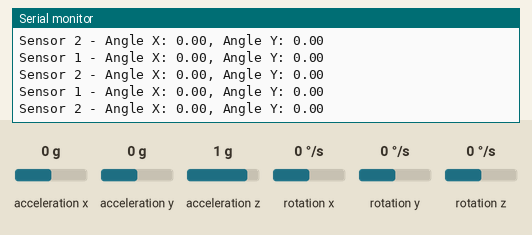
Recording of a sketch running on a simulated Arduino Uno, built with avr-gcc and run on an emulated ATmega328P. Shown: the last lines printed to the serial monitor. Wiring (inferred from the names in the program): MPU-6050 motion sensor at I2C address 0x68; MPU-6050 motion sensor at I2C address 0x69. The test bench sets the inputs (shaded band); at power-on: acceleration x 0 g, acceleration y 0 g, rotation x 0 °/s, rotation y 0 °/s, acceleration z 1 g, rotation z 0 °/s.

Above: at 1.3 s.
1.4 s: acceleration x set to 0.8 g
At 2.4 s:
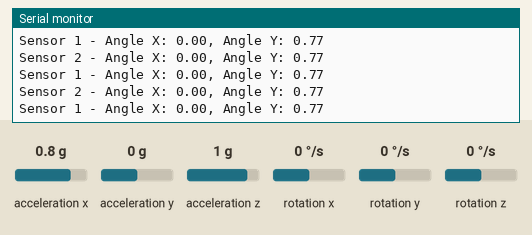
4.4 s: acceleration y set to -1.4 g
At 5.2 s:
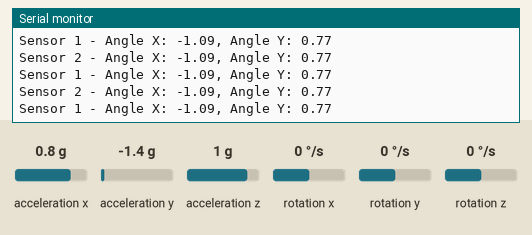
7.4 s: rotation x set to -100 °/s
At 8.2 s:
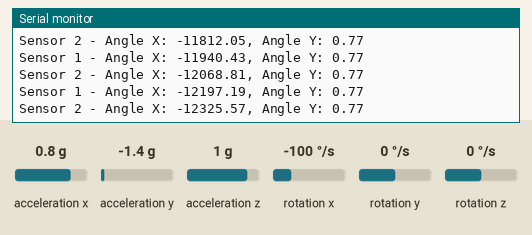
10.4 s: rotation y set to -192 °/s
At 11.1 s:
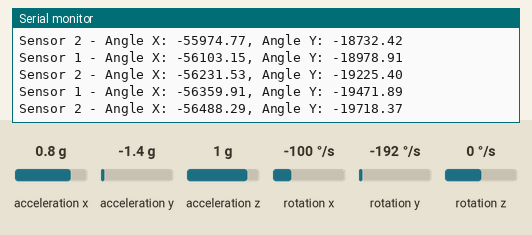
13.4 s: rotation x set to -192 °/s
At 14.2 s:
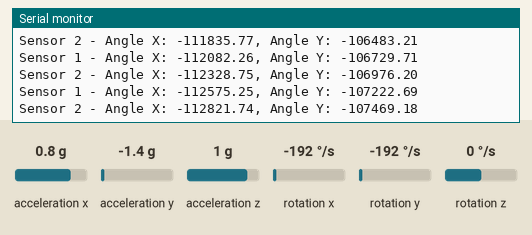
Timing chart, 0 to 16.4 s (numbered marks = the images above; inputs shaded):
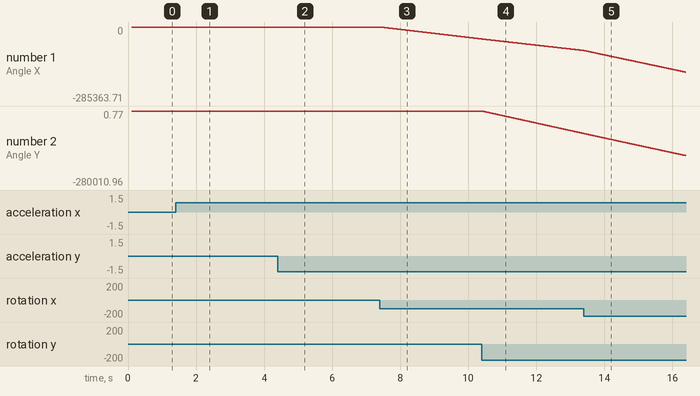

The sketch:

2_MPU6050_fusion.ino
```cpp
#include <Wire.h>

#define MPU6050_ADDR_1 0x68 // I2C address for the first MPU6050
#define MPU6050_ADDR_2 0x69 // I2C address for the second MPU6050
#define SAMPLING_PERIOD_MS 10
#define COMPLEMENTARY_FILTER_ALPHA 0.98

struct MPU6050Data {
  float accel_x;
  float accel_y;
  float accel_z;
  float gyro_x;
  float gyro_y;
  float gyro_z;
};

void setup() {
  Serial.begin(115200);
  Wire.begin();

  // Initialize MPU6050 sensors
  mpu6050_init(MPU6050_ADDR_1);
  mpu6050_init(MPU6050_ADDR_2);

  delay(100); // Allow some time for sensors to initialize
}

void loop() {
  MPU6050Data data1, data2;
  static float angle_x1 = 0, angle_y1 = 0;
  static float angle_x2 = 0, angle_y2 = 0;

  // Read data from both MPU6050 sensors
  mpu6050_read(MPU6050_ADDR_1, &data1);
  mpu6050_read(MPU6050_ADDR_2, &data2);

  // Apply the complementary filter
  complementary_filter(&data1, &angle_x1, &angle_y1);
  complementary_filter(&data2, &angle_x2, &angle_y2);

  // Print the angles
  Serial.print("Sensor 1 - Angle X: "); Serial.print(angle_x1); Serial.print(", Angle Y: "); Serial.println(angle_y1);
  Serial.print("Sensor 2 - Angle X: "); Serial.print(angle_x2); Serial.print(", Angle Y: "); Serial.println(angle_y2);

  delay(SAMPLING_PERIOD_MS);
}

void mpu6050_init(uint8_t address) {
  Wire.beginTransmission(address);
  Wire.write(0x6B); // PWR_MGMT_1 register
  Wire.write(0x00); // Wake up MPU6050
  Wire.endTransmission();
}

void mpu6050_read(uint8_t address, MPU6050Data *data) {
  Wire.beginTransmission(address);
  Wire.write(0x3B); // Starting register for accelerometer and gyro data
  Wire.endTransmission(false);
  Wire.requestFrom(address, (uint8_t)14);

  // Read accelerometer data
  data->accel_x = (int16_t)((Wire.read() << 8) | Wire.read());
  data->accel_y = (int16_t)((Wire.read() << 8) | Wire.read());
  data->accel_z = (int16_t)((Wire.read() << 8) | Wire.read());

  // Skip temperature data
  Wire.read(); Wire.read();

  // Read gyroscope data
  data->gyro_x = (int16_t)((Wire.read() << 8) | Wire.read());
  data->gyro_y = (int16_t)((Wire.read() << 8) | Wire.read());
  data->gyro_z = (int16_t)((Wire.read() << 8) | Wire.read());
}

void complementary_filter(MPU6050Data *data, float *angle_x, float *angle_y) {
  static float angle_x_gyro = 0, angle_y_gyro = 0;

  // Integrate the gyroscope data
  angle_x_gyro += data->gyro_x * (SAMPLING_PERIOD_MS / 1000.0f);
  angle_y_gyro += data->gyro_y * (SAMPLING_PERIOD_MS / 1000.0f);

  // Calculate accelerometer angles
  float accel_angle_x = atan2(data->accel_y, data->accel_z) * 180 / PI;
  float accel_angle_y = atan2(data->accel_x, data->accel_z) * 180 / PI;

  // Apply the complementary filter
  *angle_x = COMPLEMENTARY_FILTER_ALPHA * (angle_x_gyro) + (1 - COMPLEMENTARY_FILTER_ALPHA) * accel_angle_x;
  *angle_y = COMPLEMENTARY_FILTER_ALPHA * (angle_y_gyro) + (1 - COMPLEMENTARY_FILTER_ALPHA) * accel_angle_y;
}
```

Measured:
- after the input at 1.4 s, the serial monitor: prints a new line at once (image 1)
- after the input at 4.4 s, the serial monitor: prints a new line at once (image 2)
- after the input at 7.4 s, the serial monitor: prints a new line at once (image 3)
- plotted number 1: 0 → -1.09 after the input at 4.4 s, -1.09 → -46217.89 after the input at 7.4 s
- plotted number 2: 0 → 0.77 after the input at 1.4 s
